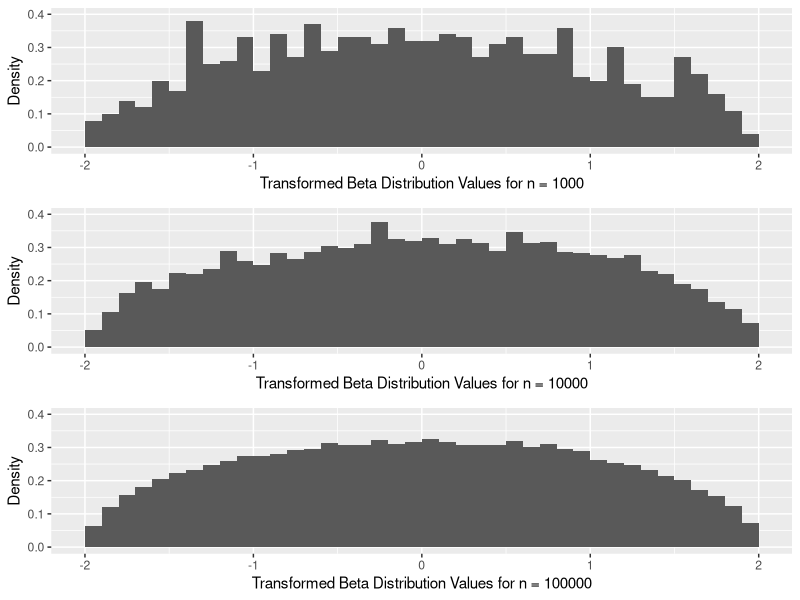

Write R code to recreate this figure. (Note: this script raises an error after producing the figure.)
################################################################################
# This script investigates the claim from Wikipedia that the semicircle
# distribution coincides with a scaled and shifted beta distribution.
#
# https://en.wikipedia.org/wiki/Wigner_semicircle_distribution
#
# "If Y is a beta-distributed random variable with parameters α = β = 3⁄2,
# then the random variable 2RY – R exhibits a Wigner semicircle distribution
# with radius R."
################################################################################

library(ggplot2)
library(gridExtra)

# Create random variable transformations
set.seed(1234)

R <- 2

# n = 1000
Y1 <- rbeta(1000, (3 / 2), (3 / 2))
U1 <- 2 * R * Y1 - R
U1_df <- data.frame(U1_vals = U1)

# n = 10000
Y2 <- rbeta(10000, (3 / 2), (3 / 2))
U2 <- 2 * R * Y2 - R
U2_df <- data.frame(U2_vals = U2)

# n = 100000
Y3 <- rbeta(100000, (3 / 2), (3 / 2))
U3 <- 2 * R * Y3 - R
U3_df <- data.frame(U3_vals = U3)

# Create histograms
g1 <- ggplot(U1_df, aes(U1_vals)) +
  geom_histogram(aes(y = after_stat(density)), breaks = seq(-2, 2, by = 0.1)) +
  scale_y_continuous("Density", breaks = seq(0, 0.4, by = 0.1), limits = c(0, 0.4)) +
  xlab("Transformed Beta Distribution Values for n = 1000")

g2 <- ggplot(U2_df, aes(U2_vals)) +
  geom_histogram(aes(y = after_stat(density)), breaks = seq(-2, 2, by = 0.1)) +
  scale_y_continuous("Density", breaks = seq(0, 0.4, by = 0.1), limits = c(0, 0.4)) +
  xlab("Transformed Beta Distribution Values for n = 10000")

g3 <- ggplot(U3_df, aes(U3_vals)) +
  geom_histogram(aes(y = after_stat(density)), breaks = seq(-2, 2, by = 0.1)) +
  scale_y_continuous("Density", breaks = seq(0, 0.4, by = 0.1), limits = c(0, 0.4)) +
  xlab("Transformed Beta Distribution Values for n = 100000")

grid.arrange(g1, g2, g3)

# Add semicircle distribution densities
g1 <- g1 +
  stat_function(fun = dsemicircle, args = R, lwd = 1.5, color = "red")

g2 <- g2 +
  stat_function(fun = dsemicircle, args = R, lwd = 1.5, color = "red")

g3 <- g3 +
  stat_function(fun = dsemicircle, args = R, lwd = 1.5, color = "red")

grid.arrange(g1, g2, g3)

# Check with a QQ plot
par(mfrow = c(3, 1))

theoretical1 <- qsemicircle(ppoints(1000), R)
qqplot(U1, theoretical1, main = "QQ Plot of Shifted Beta vs Theoretical Semicircle for n = 1000",
       xlab = "Shifted Beta", ylab = "Theoretical Semicircle", cex = 2)
abline(a = 0, b = 1, col = "red")

theoretical2 <- qsemicircle(ppoints(10000), R)
qqplot(U2, theoretical2, main = "QQ Plot of Shifted Beta vs Theoretical Semicircle for n = 10000",
       xlab = "Shifted Beta", ylab = "Theoretical Semicircle", cex = 2)
abline(a = 0, b = 1, col = "red")

theoretical3 <- qsemicircle(ppoints(100000), R)
qqplot(U3, theoretical3, main = "QQ Plot of Shifted Beta vs Theoretical Semicircle for n = 100000",
       xlab = "Shifted Beta", ylab = "Theoretical Semicircle", cex = 2)
abline(a = 0, b = 1, col = "red")

# The claim seems to be confirmed!
